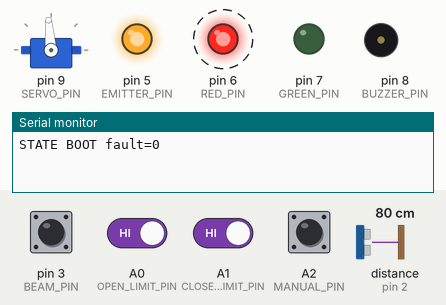
Recording of a sketch running on a simulated Arduino Uno, built with avr-gcc and run on an emulated ATmega328P. Shown: servo, output pins drawn as LEDs (lit = HIGH), buzzer (waves = sounding), the last lines printed to the serial monitor. Wiring (inferred from the names in the program): ultrasonic range finder: trigger pin 4; echo pin 2. Dashed ring = blinking. The inputs (shaded band) are chosen by the test bench; at power-on: A0 (OPEN_LIMIT_PIN), A1 (CLOSED_LIMIT_PIN), A2 (MANUAL_PIN), pin 3 (BEAM_PIN) HIGH, distance to the obstacle (sensor on pin 2) 80 cm. The echo pulse lasts 58.3 µs per cm; pins used as bus, display or sensor lines are not drawn.

Above: at 0.12 s.
At 2.07 s:
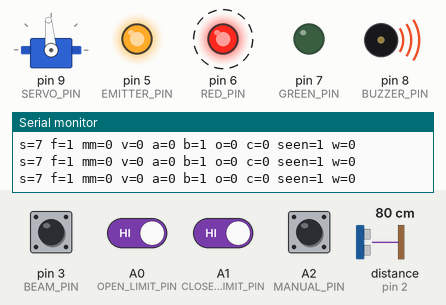
Timing chart, 0 to 3.0 s (numbered marks = the images above):
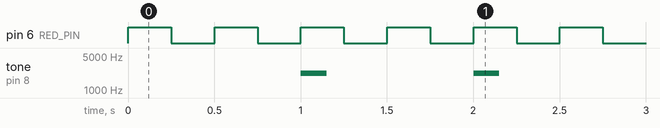

Measured:
- by itself, pin 6 (RED_PIN): alternates HIGH for 0.25 s and LOW for 0.25 s
- by itself, tone on pin 8 (BUZZER_PIN): alternates 2200 Hz for 0.15 s and silent for 0.85 s

The sketch:

smart_parking_barrier.ino
```cpp
// Smart Parking Barrier -- Arduino Uno R3 / ATmega328P, Servo 1.3.0
// Pin map and build constraints: ../../docs/wiring.md and construction.md.
#include <Arduino.h>
#include <Servo.h>

constexpr uint8_t TRIG_PIN=4, ECHO_PIN=2, BEAM_PIN=3, EMITTER_PIN=5;
constexpr uint8_t RED_PIN=6, GREEN_PIN=7, BUZZER_PIN=8, SERVO_PIN=9;
constexpr uint8_t OPEN_LIMIT_PIN=A0, CLOSED_LIMIT_PIN=A1, MANUAL_PIN=A2;
constexpr uint8_t OPEN_ANGLE=95, CLOSED_ANGLE=10; // Calibrate without arm first.
constexpr uint16_t OCCUPIED_MM=160, CLEAR_MM=200, MIN_MM=20, MAX_MM=350;
constexpr uint32_t PING_MS=65, ECHO_TIMEOUT_US=25000, STALE_MS=300;
constexpr uint32_t BEAM_PHASE_MS=10, BEAM_CLEAR_MS=100, ENDPOINT_SETTLE_MS=100;
constexpr uint32_t DEBOUNCE_MS=20, CLEARANCE_MS=1200, TRAVEL_MS=2500;
constexpr uint32_t DEPART_MS=500, WAIT_NOTICE_MS=30000, STARTUP_MS=2000;
constexpr uint32_t CLOSE_STEP_MS=20; // 1 degree per step: about 1.7 s for 85 degrees.
constexpr uint8_t CONFIRM_SAMPLES=3, BAD_LIMIT=3;
constexpr uint16_t ARM_DEGREES=OPEN_ANGLE>CLOSED_ANGLE ?
  OPEN_ANGLE-CLOSED_ANGLE : CLOSED_ANGLE-OPEN_ANGLE;
static_assert(OPEN_ANGLE<=180 && CLOSED_ANGLE<=180 && ARM_DEGREES>0,
              "Calibrate two distinct positional-servo angles");
static_assert(ARM_DEGREES*CLOSE_STEP_MS+ENDPOINT_SETTLE_MS+DEBOUNCE_MS<TRAVEL_MS,
              "Closing ramp must fit inside the travel deadline");

enum class State : uint8_t { BOOT, IDLE, OPENING, OPEN, PASSING,
                            CLEARANCE, CLOSING, FAULT };
enum class Fault : uint8_t { NONE, SONAR, BEAM_TEST, LIMITS, ACTUATOR };
enum class Demand : uint8_t { OPEN, CLOSE, STOP };

struct Debounced {
  bool raw=false, active=false;
  uint32_t changed=0;
  void update(bool value, uint32_t now) {
    if(value!=raw) { raw=value; changed=now; }
    if(uint32_t(now-changed)>=DEBOUNCE_MS) active=raw;
  }
};
struct Range {
  uint16_t mm=0;
  uint8_t nearRun=0, clearRun=0, badRun=0;
  bool occupied=false, valid=false, everValid=false;
  uint32_t lastGood=0;
  void sample(uint16_t value, bool ok, uint32_t now) {
    valid=ok && value>=MIN_MM && value<=MAX_MM;
    if(!valid) {
      if(badRun<255) ++badRun;
      nearRun=clearRun=0; // Unknown is never a clear measurement.
      return;
    }
    mm=value; lastGood=now; everValid=true; badRun=0;
    if(mm<=OCCUPIED_MM) {
      clearRun=0;
      if(nearRun<CONFIRM_SAMPLES) ++nearRun;
      if(nearRun>=CONFIRM_SAMPLES) occupied=true;
    } else if(mm>=CLEAR_MM) {
      nearRun=0;
      if(clearRun<CONFIRM_SAMPLES) ++clearRun;
      if(clearRun>=CONFIRM_SAMPLES) occupied=false;
    } else { nearRun=clearRun=0; } // Hysteresis band retains occupancy.
  }
  bool healthy(uint32_t now) const {
    return valid && everValid && uint32_t(now-lastGood)<STALE_MS;
  }
  bool clear(uint32_t now) const {
    return healthy(now) && !occupied && clearRun>=CONFIRM_SAMPLES && mm>=CLEAR_MM;
  }
  bool failed(uint32_t now) const {
    return badRun>=BAD_LIMIT ||
      (everValid && uint32_t(now-lastGood)>=STALE_MS);
  }
};

Servo barrier;
Range approach;
Debounced openLimit, closedLimit;
State state=State::BOOT;
Fault fault=Fault::NONE;
Demand demand=Demand::OPEN;
uint8_t commandAngle=OPEN_ANGLE;
uint32_t servoStepAt=0;
bool actuatorStopped=false, moving=true, manual=false;
bool beamBlocked=true, beamClear=false, beamTestFault=false, beamTestPassed=false;
bool beamClearTiming=false, clearanceTiming=false, endpointTiming=false;
bool crossingSeen=false, waitNotice=false;
uint8_t beamPhase=0; // 0=normal, 1=emitter off, 2=settling after on.
uint32_t bootAt=0, sessionAt=0, travelAt=0, clearanceAt=0;
uint32_t beamPhaseAt=0, beamClearAt=0, endpointAt=0, debugAt=0;
uint32_t pingAt=0, pingStartedUs=0;
bool pingWaiting=false;
volatile bool echoArmed=false, echoRisen=false, echoDone=false;
volatile uint32_t echoRiseUs=0, echoWidthUs=0, echoCompletedUs=0;

void echoISR() {
  if(!echoArmed) return;
  if(digitalRead(ECHO_PIN)==HIGH) {
    if(!echoRisen) { echoRiseUs=micros(); echoRisen=true; }
  } else if(echoRisen) {
    echoCompletedUs=micros();
    echoWidthUs=uint32_t(echoCompletedUs-echoRiseUs);
    echoDone=true; echoArmed=false;
  }
}

// Asynchronous echo capture; only the 10 us trigger pulse is synchronous.
void readDistance(uint32_t now) {
  if(pingWaiting) {
    noInterrupts();
    bool done=echoDone;
    uint32_t width=echoWidthUs;
    uint32_t completed=echoCompletedUs;
    bool expired=uint32_t(micros()-pingStartedUs)>=ECHO_TIMEOUT_US;
    if(done || expired) { echoArmed=false; echoDone=false; }
    interrupts();
    if(done || expired) {
      pingWaiting=false;
      uint32_t ageUs=uint32_t(micros()-completed);
      bool timely=done && uint32_t(completed-pingStartedUs)<=ECHO_TIMEOUT_US &&
                  ageUs<STALE_MS*1000UL;
      approach.sample(done ? uint16_t(width*10UL/58UL) : 0,
                      timely && width<=ECHO_TIMEOUT_US,
                      timely ? now-ageUs/1000UL : now);
    }
  }
  if(!pingWaiting && uint32_t(now-pingAt)>=PING_MS) {
    pingAt=now;
    if(digitalRead(ECHO_PIN)==HIGH) { approach.sample(0,false,now); return; }
    pingStartedUs=micros();
    noInterrupts();
    echoRisen=false; echoDone=false; echoArmed=true;
    interrupts();
    pingWaiting=true;
    digitalWrite(TRIG_PIN,HIGH);
    delayMicroseconds(10);
    digitalWrite(TRIG_PIN,LOW);
  }
}

void updateBeam(uint32_t now) {
  if(beamPhase==1 && uint32_t(now-beamPhaseAt)>=BEAM_PHASE_MS) {
    // Specified receiver: illuminated=LOW; emitter off must produce HIGH.
    if(digitalRead(BEAM_PIN)!=HIGH) beamTestFault=true;
    digitalWrite(EMITTER_PIN,HIGH);
    beamPhase=2; beamPhaseAt=now;
  } else if(beamPhase==2 && uint32_t(now-beamPhaseAt)>=BEAM_PHASE_MS) {
    beamPhase=0;
    beamTestPassed=!beamTestFault;
  }
  if(beamPhase!=0) {
    beamClear=false; beamClearTiming=false;
    return; // UNKNOWN during testing; arm must remain confirmed OPEN.
  }
  beamBlocked=digitalRead(BEAM_PIN)==HIGH;
  if(beamBlocked) { beamClear=false; beamClearTiming=false; }
  else {
    if(!beamClearTiming) { beamClearAt=now; beamClearTiming=true; }
    beamClear=uint32_t(now-beamClearAt)>=BEAM_CLEAR_MS;
  }
}

bool isVehicleApproaching() { return approach.occupied; }
bool isExitOccupied() { return beamBlocked; }
bool allClear(uint32_t now) {
  return approach.clear(now) && beamClear && !beamBlocked &&
         beamPhase==0 && !beamTestFault && !manual;
}

void changeState(State next) {
  state=next;
  clearanceTiming=false;
}

void startClearance(uint32_t now) {
  if(moving || !openLimit.active || !openLimit.raw) return;
  changeState(State::CLEARANCE);
  // One test per closing attempt, only while the arm is confirmed raised.
  // After restoring the beam, start a NEW continuous-clear interval.
  beamTestPassed=false; beamClear=false; beamClearTiming=false;
  digitalWrite(EMITTER_PIN,LOW);
  beamPhase=1; beamPhaseAt=now;
}

void setBarrier(Demand next, uint32_t now) {
  if(actuatorStopped && next!=Demand::STOP) return;
  if(next==Demand::STOP) {
    barrier.detach(); digitalWrite(SERVO_PIN,LOW);
    demand=next; moving=false; actuatorStopped=true; return;
  }
  if(demand==next && barrier.attached()) return;
  demand=next; travelAt=servoStepAt=now; moving=true; endpointTiming=false;
  // Preload the target before attach: avoid the Servo default centre pulse.
  if(next==Demand::OPEN) commandAngle=OPEN_ANGLE;
  barrier.write(commandAngle);
  if(!barrier.attached()) barrier.attach(SERVO_PIN);
}

void updateServo(uint32_t now) {
  if(actuatorStopped || demand!=Demand::CLOSE || commandAngle==CLOSED_ANGLE) return;
  if(uint32_t(now-servoStepAt)<CLOSE_STEP_MS) return;
  servoStepAt=now; // No catch-up jump after a delayed loop.
  if(commandAngle<CLOSED_ANGLE) ++commandAngle; else --commandAngle;
  barrier.write(commandAngle); // Setpoint only; endpoint switches remain necessary.
}

void enterFault(Fault reason, uint32_t now, bool stopActuator=false) {
  if(fault==Fault::NONE || stopActuator) fault=reason;
  changeState(State::FAULT);
  digitalWrite(EMITTER_PIN,HIGH); beamPhase=0; beamTestPassed=false;
  setBarrier(stopActuator ? Demand::STOP : Demand::OPEN,now);
}

void superviseActuator(uint32_t now) {
  if(actuatorStopped) return;
  if(openLimit.active && closedLimit.active) {
    enterFault(Fault::LIMITS,now,true); return;
  }
  bool target=demand==Demand::OPEN ? openLimit.active : closedLimit.active;
  bool source=demand==Demand::OPEN ? closedLimit.active : openLimit.active;
  bool targetRaw=demand==Demand::OPEN ? openLimit.raw : closedLimit.raw;
  bool sourceRaw=demand==Demand::OPEN ? closedLimit.raw : openLimit.raw;
  if(!moving) {
    if(!target || source) enterFault(Fault::ACTUATOR,now,true);
    return;
  }
  // A delayed loop cannot retrospectively prove arrival before the deadline.
  if(uint32_t(now-travelAt)>TRAVEL_MS) {
    enterFault(Fault::ACTUATOR,now,true); return;
  }
  // A reversed arm may coast through a switch before physically reversing.
  // Require a fresh continuous endpoint dwell after each demand change.
  bool commandReached=demand==Demand::OPEN || commandAngle==CLOSED_ANGLE;
  if(commandReached && target && targetRaw && !source && !sourceRaw) {
    if(!endpointTiming) { endpointTiming=true; endpointAt=now; }
    if(uint32_t(now-endpointAt)>=ENDPOINT_SETTLE_MS) { moving=false; return; }
  } else endpointTiming=false;
  if((source && uint32_t(now-travelAt)>=DEPART_MS) ||
     uint32_t(now-travelAt)>=TRAVEL_MS)
    enterFault(Fault::ACTUATOR,now,true);
}

void startOpening(uint32_t now, bool newSession) {
  if(newSession) {
    sessionAt=now;
    crossingSeen=isExitOccupied(); waitNotice=false;
  }
  digitalWrite(EMITTER_PIN,HIGH); beamPhase=0; beamTestPassed=false;
  setBarrier(Demand::OPEN,now);
  changeState(State::OPENING);
}

void updateStateMachine(uint32_t now) {
  if(state==State::FAULT) return;
  if(beamTestFault) { enterFault(Fault::BEAM_TEST,now); return; }
  if(approach.failed(now) ||
     (uint32_t(now-bootAt)>=STARTUP_MS && !approach.everValid)) {
    enterFault(Fault::SONAR,now); return;
  }
  if(state==State::IDLE) {
    if(isVehicleApproaching() || isExitOccupied() || manual)
      startOpening(now,true);
    return;
  }
  if(state!=State::BOOT && uint32_t(now-sessionAt)>=WAIT_NOTICE_MS)
    waitNotice=true; // Advisory only: stopping is not a hardware failure.
  if(isExitOccupied() && beamPhase==0) crossingSeen=true;
  switch(state) {
    case State::BOOT:
      if(!moving && openLimit.active && approach.healthy(now)) {
        sessionAt=now;
        changeState(isExitOccupied() ? State::PASSING : State::OPEN);
      }
      break;
    case State::OPENING:
      if(!moving && openLimit.active)
        changeState(isExitOccupied() ? State::PASSING : State::OPEN);
      break;
    case State::OPEN:
      if(isExitOccupied()) changeState(State::PASSING);
      else if(allClear(now)) startClearance(now);
      break;
    case State::PASSING:
      if(allClear(now)) startClearance(now);
      break;
    case State::CLEARANCE:
      if(beamPhase!=0) { clearanceTiming=false; break; }
      if(!approach.clear(now) || beamBlocked || manual) {
        changeState(isExitOccupied() ? State::PASSING : State::OPEN);
      } else if(allClear(now) && beamTestPassed) {
        if(!clearanceTiming) { clearanceTiming=true; clearanceAt=now; }
        if(uint32_t(now-clearanceAt)>=CLEARANCE_MS && beamPhase==0 &&
           !moving && openLimit.active && openLimit.raw) {
          setBarrier(Demand::CLOSE,now); changeState(State::CLOSING);
        }
      }
      break;
    case State::CLOSING:
      // Raw/latest hazards override filtered confirmation while moving down.
      if(!allClear(now)) startOpening(now,false);
      else if(!moving && closedLimit.active) {
        waitNotice=false; changeState(State::IDLE);
      }
      break;
    default: break;
  }
}

void updateSensors(uint32_t now) {
  manual=digitalRead(MANUAL_PIN)==LOW; // Immediate assertion; release is clearance-gated.
  openLimit.update(digitalRead(OPEN_LIMIT_PIN)==LOW,now);
  closedLimit.update(digitalRead(CLOSED_LIMIT_PIN)==LOW,now);
  updateBeam(now);
  readDistance(now);
}

void setIndicators(uint32_t now) {
  bool green=fault==Fault::NONE && !moving && openLimit.active &&
    (state==State::OPEN || state==State::PASSING || state==State::CLEARANCE);
  bool red=state==State::FAULT ? ((now/250)%2==0) : !green;
  digitalWrite(GREEN_PIN,green ? HIGH : LOW);
  digitalWrite(RED_PIN,red ? HIGH : LOW);
  // Passive piezo only. tone uses Timer2; Servo uses Timer1 on Uno R3.
  bool beep=(state==State::FAULT && now%1000<150) ||
            (state==State::CLOSING && now%500<70);
  static bool sounded=false;
  if(beep!=sounded) {
    if(beep) tone(BUZZER_PIN,2200); else noTone(BUZZER_PIN);
    sounded=beep;
  }
}

void printDebug(uint32_t now) {
  static State reported=State::FAULT;
  static Fault reportedFault=Fault::NONE;
  if((state!=reported || fault!=reportedFault) && Serial.availableForWrite()>=48) {
    Serial.print(F("STATE "));
    switch(state) {
      case State::BOOT: Serial.print(F("BOOT")); break;
      case State::IDLE: Serial.print(F("IDLE")); break;
      case State::OPENING: Serial.print(F("OPENING")); break;
      case State::OPEN: Serial.print(F("OPEN")); break;
      case State::PASSING: Serial.print(F("PASSING")); break;
      case State::CLEARANCE: Serial.print(F("CLEARANCE")); break;
      case State::CLOSING: Serial.print(F("CLOSING")); break;
      case State::FAULT: Serial.print(F("FAULT")); break;
    }
    Serial.print(F(" fault=")); Serial.println(uint8_t(fault));
    reported=state; reportedFault=fault;
    return;
  }
  if(uint32_t(now-debugAt)<250 || Serial.availableForWrite()<60) return;
  debugAt=now;
  // Fixed, bounded record (<60 bytes). State/fault numeric legend in docs/architecture.md.
  Serial.print(F("s=")); Serial.print(uint8_t(state));
  Serial.print(F(" f=")); Serial.print(uint8_t(fault));
  Serial.print(F(" mm=")); Serial.print(approach.mm);
  Serial.print(F(" v=")); Serial.print(approach.valid);
  Serial.print(F(" a=")); Serial.print(approach.occupied);
  Serial.print(F(" b=")); Serial.print(beamBlocked);
  Serial.print(F(" o=")); Serial.print(openLimit.active);
  Serial.print(F(" c=")); Serial.print(closedLimit.active);
  Serial.print(F(" seen=")); Serial.print(crossingSeen);
  Serial.print(F(" w=")); Serial.println(waitNotice);
}

void serviceSerial(uint32_t now) {
  if(!Serial.available()) return;
  char c=Serial.read();
  // 'r' acknowledges a repaired sonar fault; never a motion or beam-test fault.
  if(c=='r' && state==State::FAULT && fault==Fault::SONAR && !actuatorStopped &&
     allClear(now) && beamPhase==0 && openLimit.active && !closedLimit.active &&
     !moving) {
    fault=Fault::NONE; sessionAt=now; waitNotice=false; changeState(State::OPEN);
  }
}

void setup() {
  Serial.begin(115200);
  pinMode(TRIG_PIN,OUTPUT); digitalWrite(TRIG_PIN,LOW);
  pinMode(ECHO_PIN,INPUT);
  pinMode(BEAM_PIN,INPUT_PULLUP);
  pinMode(EMITTER_PIN,OUTPUT); digitalWrite(EMITTER_PIN,HIGH);
  pinMode(RED_PIN,OUTPUT); pinMode(GREEN_PIN,OUTPUT); pinMode(BUZZER_PIN,OUTPUT);
  pinMode(OPEN_LIMIT_PIN,INPUT_PULLUP); pinMode(CLOSED_LIMIT_PIN,INPUT_PULLUP);
  pinMode(MANUAL_PIN,INPUT_PULLUP);
  attachInterrupt(digitalPinToInterrupt(ECHO_PIN),echoISR,CHANGE);
  bootAt=sessionAt=millis();
  // Seed endpoint state from hardware; an initially pressed switch is not a
  // later reactivation of an endpoint that was already left during travel.
  openLimit.raw=openLimit.active=digitalRead(OPEN_LIMIT_PIN)==LOW;
  closedLimit.raw=closedLimit.active=digitalRead(CLOSED_LIMIT_PIN)==LOW;
  openLimit.changed=closedLimit.changed=bootAt;
  setBarrier(Demand::OPEN,bootAt); // Startup never commands closed.
  setIndicators(bootAt);
}

void loop() {
  uint32_t now=millis();
  updateSensors(now);
  // Check actuator first; a jam must prevent all subsequent drive requests.
  superviseActuator(now);
  updateStateMachine(now);
  serviceSerial(now);
  updateServo(now);
  setIndicators(now);
  printDebug(now);
}
```
